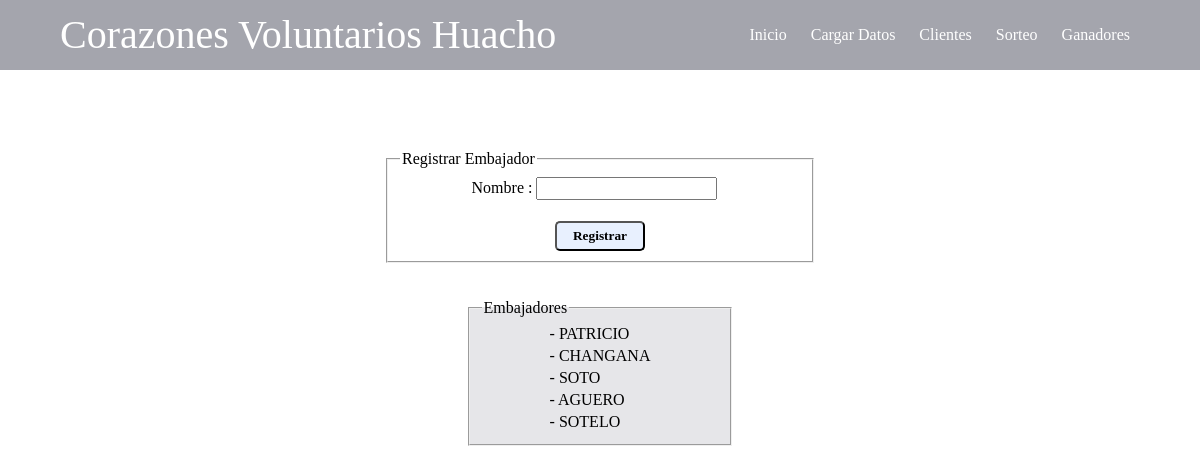
Page /r-embajador.php on the committed database.
### tables this page shows
CREATE TABLE IF NOT EXISTS `embajador` (
  `idembajador` int(11) NOT NULL AUTO_INCREMENT,
  `embajador` varchar(50) NOT NULL,
  PRIMARY KEY (`idembajador`)
);

### r-embajador.php (the view, shortened to what this page needs)
<?php include('cabecera.php'); ?>
<!DOCTYPE html>
<html>
<head>
	<link rel="stylesheet" href="css/estilo.css">
</head>
<body>
	<center>
	<form action="p-embajador.php" method="post" style="margin-top: 150px;">
				<fieldset style="width: 400px;">
							<legend>Registrar Embajador</legend>
							<table align="center">
							<tr>
								<td class="label">Nombre :</td>
								<td>
									<input type="text" name="txtne"  class="cajalg" autofocus autocomplete="off">
								</td>
							</tr>
						</table>
						<br>
						<center>
						<input type="submit" name="" value="Registrar" name="btnacceder" id="botonlg" style="height: 30px; width: 90px;">
						</center>
				</fieldset>
	</form>
	<br>
	<br>
	<center>
		<fieldset style="width: 20%;background: #E6E6E9">
		<legend>Embajadores</legend>
		<table>
				<?php
				include("bd/conexion.php");
				$query = mysqli_query($cn,"select * from embajador");
				while ($r = mysqli_fetch_array($query)) {
				?>
						<tr>
							<td>- <?php echo $r["embajador"]; ?></td>
						</tr>
				<?php
				}
				?>
		</table>
		</fieldset>
	</center>
		</center>
	</body>
	</html>

### css/estilo.css (style rules this page uses)
#botonlg { background-color: #E8F0FE; border-radius: 5px 5px 5px 5px; font-family: tahoma; font-weight: bold; transition: 0.5s all ease-out; width: 100px; height: 30px; }
.label { font-family: consolas; size: 3; }
.cajalg { font-family: tahoma; font-size: 15px; margin: auto; transition: 0.5s all ease-out; width: 90%; }

### rows in the picture
embajador: embajador "PATRICIO"
embajador: embajador "CHANGANA"
embajador: embajador "SOTO"
embajador: embajador "AGUERO"
embajador: embajador "SOTELO"
